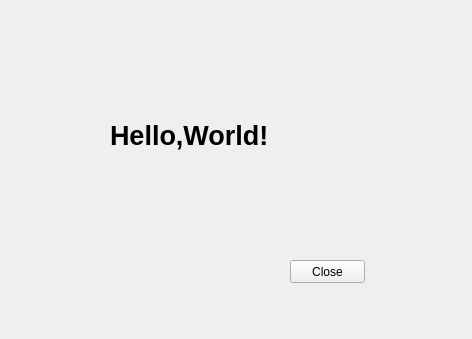
<?xml version="1.0" encoding="UTF-8"?>
<ui version="4.0">
 <class>Widget</class>
 <widget class="QWidget" name="Widget">
  <property name="geometry">
   <rect>
    <x>0</x>
    <y>0</y>
    <width>472</width>
    <height>339</height>
   </rect>
  </property>
  <property name="windowTitle">
   <string>Widget</string>
  </property>
  <widget class="QLabel" name="LabDemo">
   <property name="geometry">
    <rect>
     <x>110</x>
     <y>80</y>
     <width>231</width>
     <height>111</height>
    </rect>
   </property>
   <property name="font">
    <font>
     <pointsize>20</pointsize>
     <weight>75</weight>
     <bold>true</bold>
    </font>
   </property>
   <property name="text">
    <string>Hello,World!</string>
   </property>
  </widget>
  <widget class="QPushButton" name="btnClose">
   <property name="geometry">
    <rect>
     <x>290</x>
     <y>260</y>
     <width>75</width>
     <height>23</height>
    </rect>
   </property>
   <property name="text">
    <string>Close</string>
   </property>
  </widget>
 </widget>
 <layoutdefault spacing="6" margin="11"/>
 <resources/>
 <connections>
  <connection>
   <sender>btnClose</sender>
   <signal>clicked()</signal>
   <receiver>Widget</receiver>
   <slot>close()</slot>
   <hints>
    <hint type="sourcelabel">
     <x>327</x>
     <y>271</y>
    </hint>
    <hint type="destinationlabel">
     <x>235</x>
     <y>169</y>
    </hint>
   </hints>
  </connection>
 </connections>
</ui>
